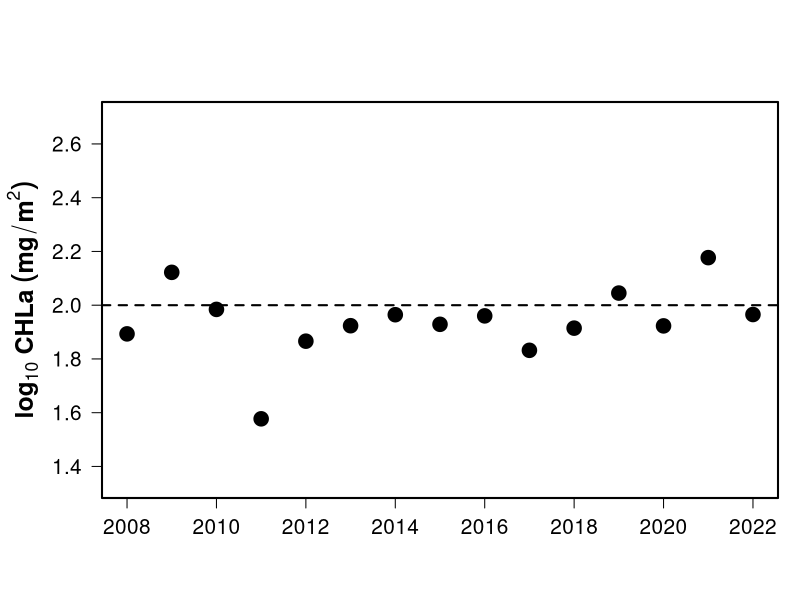

Here is the R script that generated this plot:
library(readr)
library(ggplot2)
library(lubridate)

ucfr.data <- read.csv("2_Incremental/LAGDATA_CURRENT.csv")

#### Boxplot of chlorophyll by site ####

names(ucfr.data)

as.factor(ucfr.data$Site.1)

ucfr.data$Site.1  = factor(ucfr.data$Site.1, levels=c("DL", "GR", "BN", "MS", "BM", "HU", "FH"))

ucfr.data <- ucfr.data[which(ucfr.data$Site.1 == "DL" | ucfr.data$Site.1 == "GR" | ucfr.data$Site.1 == "BN" | ucfr.data$Site.1 == "MS"),]

ucfr.site <- ucfr.data[which(ucfr.data$Site.1 == "MS"),]

y_expression <- expression(log[10] ~ "CHLa" ~ (mg/m^2))

plotdata <- data.frame()

plotdata<- ucfr.site[,c("year", "Chlorophyll.a")]

plotdata <-aggregate(x = plotdata[,colnames(plotdata) != c("year")],          
                                 by = list(plotdata$year),
                                 FUN = mean,
                                 na.rm = T)

names(plotdata)<- c("year", "Chlorophyll.a")

plotdata$Chlorophyll.a = log10(plotdata$Chlorophyll.a)

par(mar=c(5,5,5,1)+.1)

plot(plotdata$year , plotdata$Chlorophyll.a,
     pch=21,
     cex=1.8,
     cex.axis=1.25,
     cex.lab = 1.5,
     las=1,
     ylim=c(min(log10(ucfr.data$Chlorophyll.a)),max(log10(ucfr.data$Chlorophyll.a))),
     ylab=expression(bold(log[10] ~ "CHLa" ~ (mg/m^2))),
     col="black",
     bg="black",
#     xaxt='n',
     lwd=2,
     xlab=NA)

box(lwd=2)
abline(h=2, lty=2, lwd=2)

